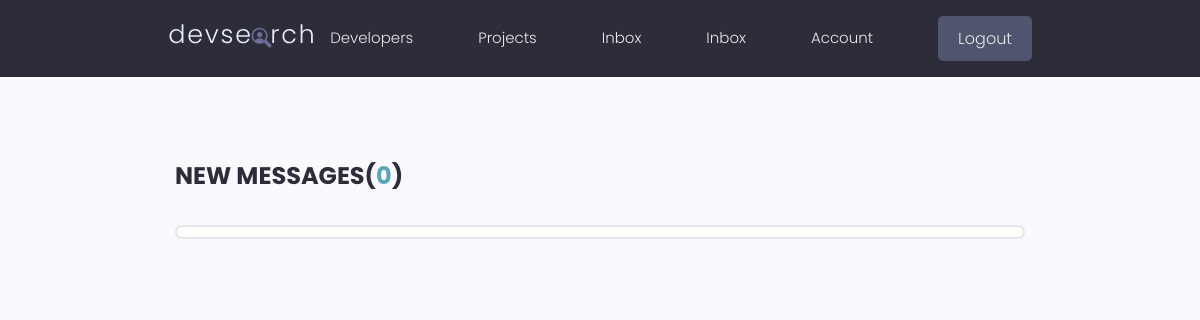
Page /inbox/ (signed in) on the earlier database version.
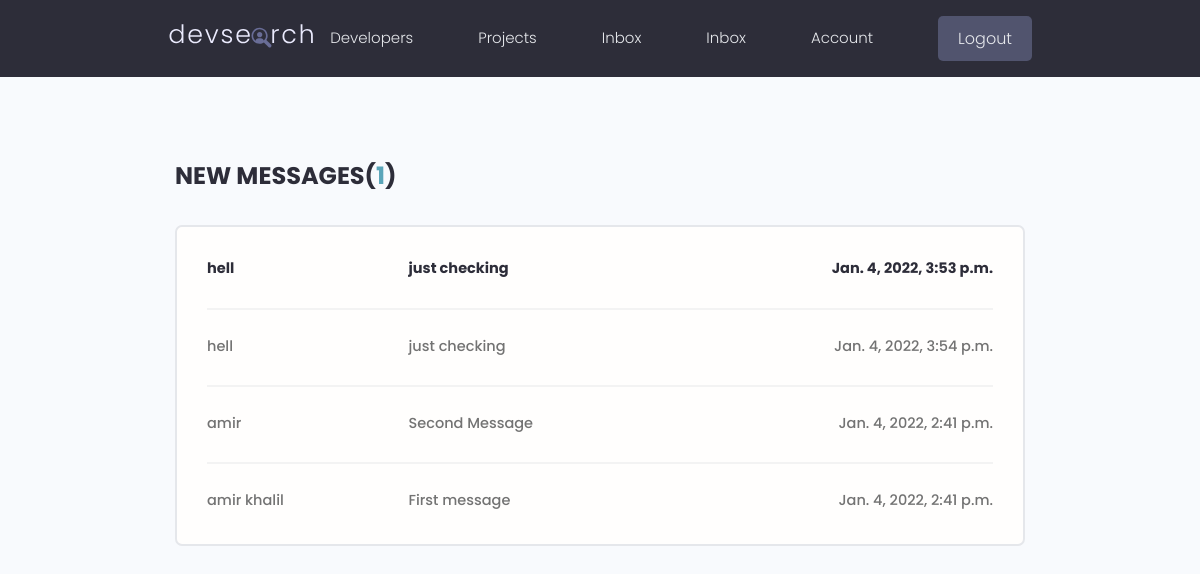
Same page on the later database version.
### users/models.py (models this page shows, shortened)
class Message(models.Model):
    sender = models.ForeignKey(Profile, on_delete=models.SET_NULL, null=True, blank=True)
    recipient = models.ForeignKey(Profile, on_delete=models.SET_NULL, null=True, blank=True, related_name='messages')
    name = models.CharField(max_length=200, null=True, blank=True)
    email = models.EmailField(max_length=200, null=True, blank=True)
    subject = models.CharField(max_length=200, null=True, blank=True)
    body = models.TextField()
    is_read = models.BooleanField(default=False, null=True)
    created = models.DateTimeField(auto_now_add=True)
    id = models.UUIDField(default=uuid.uuid4, unique=True, primary_key=True, editable=False)
    class Meta:
        ordering = ['is_read', '-created']

### users/views.py (the view)
# urls.py: path('inbox/', views.inbox, name='inbox'),
@login_required(login_url='login')
def inbox(request):
    profile = request.user.profile
    message_requests = profile.messages.all() #messages
    unread_count = message_requests.filter(is_read=False).count()
    context = {'message_requests':message_requests, 'unread_count':unread_count}
    return render(request, 'users/inbox.html', context)

### users/templates/users/inbox.html
{% extends 'main.html' %}
{% block content %}
  <main class="inbox my-xl">
    <div class="content-box">
      <h3 class="inbox__title">New Messages(<span>{{unread_count}}</span>)</h3>
      <ul class="messages">
        {% for message in message_requests %}
          {% if message.is_read == False %}
          <li class="message message--unread">
          {% else %}
          <li class="message">
          {% endif%}
            <a href="{% url 'message' message.id %}">
              <span class="message__author">{{message.name}}</span>
              <span class="message__subject">{{message.subject}}</span>
              <span class="message__date">{{message.created}}</span>
            </a>
          </li>
        {% endfor %}
      </ul>
    </div>
  </main>
  {% endblock content %}

Differences in the rows shown:
added Message: name "hell", subject "just checking", created "Jan. 4, 2022, 3:53 p.m."
added Message: name "hell", subject "just checking", created "Jan. 4, 2022, 3:54 p.m."
added Message: name "amir", subject "Second Message", created "Jan. 4, 2022, 2:41 p.m."
added Message: name "amir khalil", subject "First message", created "Jan. 4, 2022, 2:41 p.m."
Other differences:
{{ unread_count }}: "0" → "1"
